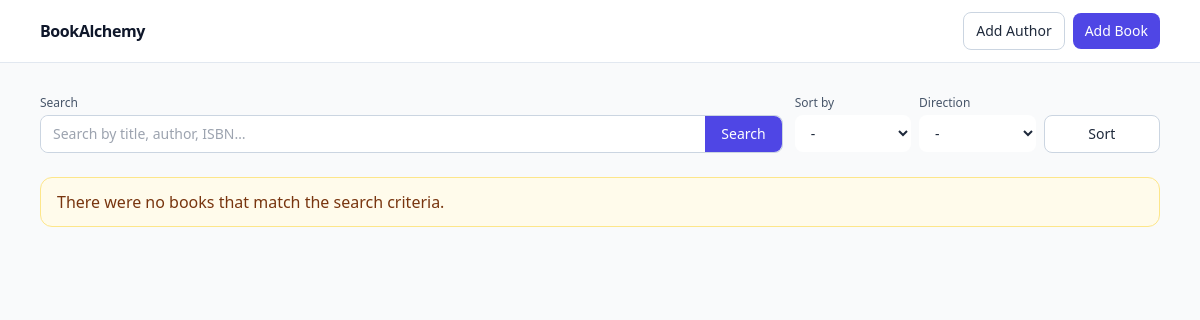
The app's page /, older data.
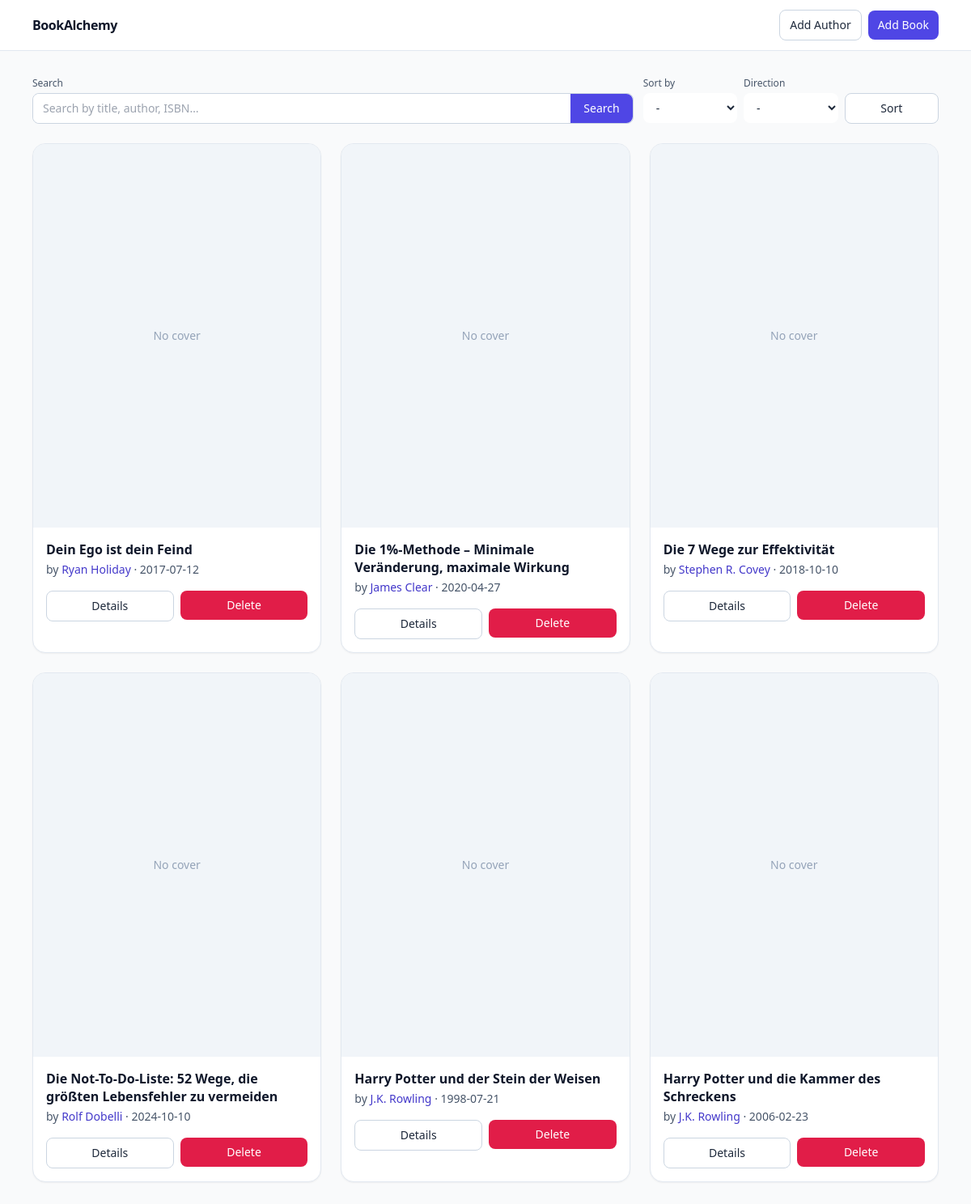
The same page, newer data.
### data_models.py (models this page shows, shortened)
class Book(db.Model):
    __tablename__ = 'books'
    id: Mapped[int] = mapped_column(Integer, primary_key=True, autoincrement=True)
    isbn: Mapped[str] = mapped_column(String)
    title: Mapped[str] = mapped_column(String)
    publication_year: Mapped[DateTime] = mapped_column(DateTime)
    author_id: Mapped[int] = mapped_column(ForeignKey("authors.id"))
    author: Mapped['Author'] = relationship(back_populates='books')

class Author(db.Model):
    __tablename__ = 'authors'
    id: Mapped[int] = mapped_column(Integer, primary_key=True, autoincrement=True)
    name: Mapped[str] = mapped_column(String)
    birth_date: Mapped[DateTime] = mapped_column(DateTime)
    date_of_death: Mapped[DateTime] = mapped_column(DateTime, nullable=True)
    books: Mapped[List['Book']] = relationship(back_populates="author")

### app.py (the view)
@app.route('/', methods=['GET', 'POST'])
def home():
    sort_by = request.args.get('sort_by', 'book_title')
    if sort_by == 'book_title':
        sort_key = Book.title
    elif sort_by == 'author_name':
        sort_key = Author.name
    sort_direction = request.args.get('direction', 'asc')
    if sort_direction == 'asc':
        sort_key = sort_key.asc()
    elif sort_direction == 'desc':
        sort_key = sort_key.desc()
    search_query = request.form.get('search_query')
    if search_query:
        books = db.session.execute(
            db.select(Book).select_from(Author).join(Author.books)
            .filter(or_(
                Book.title.like(f"%{search_query}%"),
                Book.isbn.like(f"%{search_query}%"),
                Author.name.like(f"%{search_query}%"),
            )).order_by(sort_key)
        ).scalars()
    else:
        books = db.session.execute(
            db.select(Book).select_from(Author).join(Author.books)
            .order_by(sort_key)
        ).scalars()
    return render_template("home.html", books=books)

### templates/home.html (shortened to what this page needs)
<!DOCTYPE html>
<html lang="en">
  <head>
    <script src="https://cdn.tailwindcss.com"></script>
  </head>
  <body class="min-h-screen bg-gray-50 text-slate-800">
    <header class="bg-white/90 backdrop-blur border-b border-slate-200 sticky top-0 z-40">
      <div class="max-w-6xl mx-auto px-4 py-3 flex items-center justify-between">
        <a href="{{ url_for('home') }}" class="font-semibold tracking-tight text-slate-900">BookAlchemy</a>
        <nav class="flex items-center gap-2">
          <a href="{{ url_for('add_author') }}" class="inline-flex items-center rounded-lg border border-slate-300 bg-white px-3 py-2 text-sm hover:bg-slate-50">Add Author</a>
          <a href="{{ url_for('add_book') }}" class="inline-flex items-center rounded-lg bg-indigo-600 px-3 py-2 text-sm font-medium text-white hover:bg-indigo-700">Add Book</a>
        </nav>
      </div>
    </header>
    <main class="max-w-6xl mx-auto px-4 py-8">
      <div class="mb-6 grid grid-cols-1 gap-3 md:grid-cols-3">
        <form action="{{ request.url }}" method="POST" class="col-span-2">
          <label for="search_query" class="block text-xs font-medium text-slate-600 mb-1">Search</label>
          <div class="flex rounded-lg border border-slate-300 bg-white focus-within:ring-2 focus-within:ring-indigo-500">
            <input
              type="text"
              id="search_query"
              name="search_query"
              value="{{ request.values.get('search_query', '') }}"
              placeholder="Search by title, author, ISBN…"
              class="w-full rounded-l-lg border-0 px-3 py-2 text-sm outline-none"
            />
            <button type="submit" class="rounded-r-lg bg-indigo-600 px-4 py-2 text-sm font-medium text-white hover:bg-indigo-700">
              Search
            </button>
          </div>
        </form>
        <form action="{{ request.url }}" method="GET" class="grid grid-cols-3 gap-2">
          <div class="col-span-2 grid grid-cols-2 gap-2">
            <div>
              <label for="sort_by" class="block text-xs font-medium text-slate-600 mb-1">Sort by</label>
              <select id="sort_by" name="sort_by" class="w-full rounded-lg border-slate-300 text-sm px-3 py-2 bg-white">
                <option value="" hidden disabled {{'selected="true"' if not request.args.get('sort_by') else ''}}>-</option>
              </select>
            </div>
            <div>
              <label for="direction" class="block text-xs font-medium text-slate-600 mb-1">Direction</label>
              <select id="direction" name="direction" class="w-full rounded-lg border-slate-300 text-sm px-3 py-2 bg-white">
                <option value="" hidden disabled {{'selected="true"' if not request.args.get('direction') else ''}}>-</option>
              </select>
            </div>
          </div>
          <div class="flex items-end">
            <button type="submit" class="w-full rounded-lg border border-slate-300 bg-white px-4 py-2 text-sm font-medium hover:bg-slate-50">
              Sort
            </button>
          </div>
        </form>
      </div>
      <section>
        <div class="grid gap-6 sm:grid-cols-2 lg:grid-cols-3">
          {% for book in books %}
            <article class="rounded-2xl border border-slate-200 bg-white shadow-sm overflow-hidden">
              <a href="{{ url_for('book_detail', book_id=book.id) }}" class="block aspect-[3/4] bg-slate-100">
              </a>
              <div class="p-4">
                <h3 class="text-base font-semibold leading-snug text-slate-900 line-clamp-2">
                  <a href="{{url_for('book_detail', book_id=book.id)}}" class="hover:underline">{{ book.title }}</a>
                </h3>
                <p class="mt-1 text-sm text-slate-600">
                  by
                  {% if book.author %}
                    <a href="{{ url_for('author_detail', author_id=book.author.id) }}" class="font-medium text-indigo-700 hover:underline">{{ book.author.name }}</a>
                  {% else %}
                    <span class="font-medium">Unknown Author</span>
                  {% endif %}
                  · {{ book.publication_year.strftime('%Y-%m-%d') if book.publication_year else '—' }}
                </p>
                <div class="mt-4 grid grid-cols-2 gap-2">
                  <a
                    href="{{url_for('book_detail', book_id=book.id)}}"
                    class="inline-flex items-center justify-center rounded-lg border border-slate-300 bg-white px-3 py-2 text-sm hover:bg-slate-50"
                  >
                    Details
                  </a>
                  <form action="{{ url_for('delete_book', book_id=book.id) }}" method="POST">
                    <button
                      type="submit"
                      class="w-full rounded-lg bg-rose-600 px-3 py-2 text-sm font-medium text-white hover:bg-rose-700"
                      onclick="return confirm('Delete this book?');"
                    >
                      Delete
                    </button>
                  </form>
                </div>
              </div>
            </article>
          {% else %}
            <div class="col-span-full">
              <div class="rounded-xl border border-amber-200 bg-amber-50 px-4 py-3 text-amber-900">
                There were no books that match the search criteria.
              </div>
            </div>
          {% endfor %}
        </div>
      </section>
    </main>
  </body>
</html>

Row changes from the older to the newer data that the page shows:
added Book: title "Dein Ego ist dein Feind", author.name "Ryan Holiday", publication_year "2017-07-12"
added Book: title "Die 1%-Methode – Minimale Veränderung, maximale Wirkung", author.name "James Clear", publication_year "2020-04-27"
added Book: title "Die 7 Wege zur Effektivität", author.name "Stephen R. Covey", publication_year "2018-10-10"
added Book: title "Die Not-To-Do-Liste: 52 Wege, die größten Lebensfehler zu vermeiden", author.name "Rolf Dobelli", publication_year "2024-10-10"
added Book: title "Harry Potter und der Stein der Weisen", author.name "J.K. Rowling", publication_year "1998-07-21"
added Book: title "Harry Potter und die Kammer des Schreckens", author.name "J.K. Rowling", publication_year "2006-02-23"
Text that changed along with them:
text no longer shown: "There were no books that match the search criteria."
